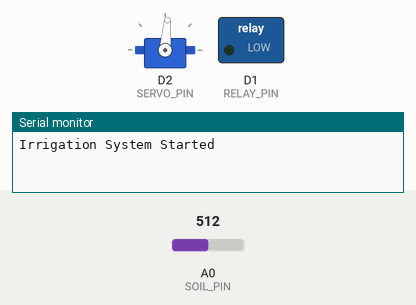
Recording of a sketch running on a simulated ESP8266 (NodeMCU). Shown: servo, switched loads named in the sketch (green lamp = pin HIGH), the last lines printed to the serial monitor. The inputs (shaded band) are chosen by the test bench; at power-on: A0 (SOIL_PIN) = 512. WiFi joins after 1.5 s; servers stay silent unless stated.

Above: at 3.0 s.
3.1 s: A0 (SOIL_PIN) set to 485
At 3.95 s:
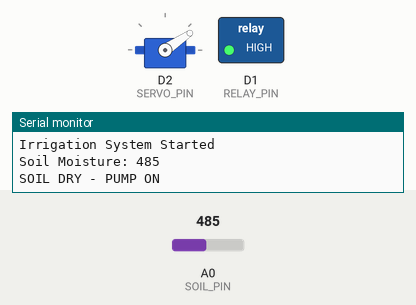
At 6.36 s:
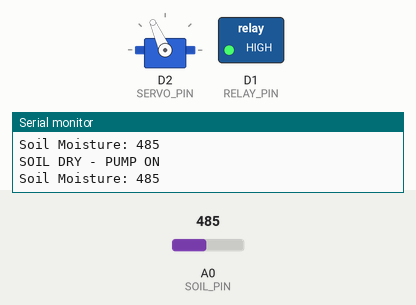
6.6 s: A0 (SOIL_PIN) set to 589
12.5 s: A0 (SOIL_PIN) set to 609
At 14.4 s:
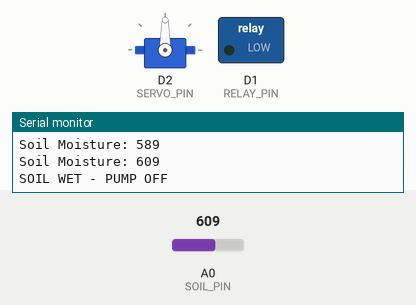
Timing chart, 0 to 15.9 s (numbered marks = the images above; inputs shaded):
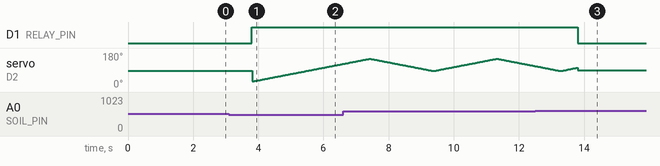

Measured:
- the behaviour switches between 500 and 499 on A0 (SOIL_PIN) (found by bisection; images 0 and 1)
- the behaviour switches between 600 and 601 on A0 (SOIL_PIN) (found by bisection; images 2 and 3)
- after the input at 3.1 s, D1 (RELAY_PIN): LOW → HIGH after 0.70 s
- after the input at 12.5 s, D1 (RELAY_PIN): HIGH → LOW after 1.3 s

The sketch:

irigation_system_IoT.ino
```cpp
#define BLYNK_TEMPLATE_ID "TMPL2oNxElFgv"
#define BLYNK_TEMPLATE_NAME "Smart Irrigation"
#define BLYNK_AUTH_TOKEN "aVkZqkf1sYOKzmlANr7ZzTkp0PWOruj3"

#include <ESP8266WiFi.h>
#include <BlynkSimpleEsp8266.h>
#include <Servo.h>

// Wi-Fi
char ssid[] = "Redmi Pad 2 4G";
char pass[] = "7017790779";

// Pins
#define SOIL_PIN A0
#define RELAY_PIN D1
#define SERVO_PIN D2

// Servo
Servo sprinklerServo;

// Blynk timer
BlynkTimer timer;

// Moisture thresholds
int DRY_THRESHOLD = 500;
int WET_THRESHOLD = 600;

// Current system state
bool watering = false;

// Servo position
int servoAngle = 30;
int servoDirection = 1;

int moisture = analogRead(SOIL_PIN);

// --------------------------------------------------
// Read soil moisture and control irrigation
// --------------------------------------------------

void checkSoil() {

  int moisture = analogRead(SOIL_PIN);

  Serial.print("Soil Moisture: ");
  Serial.println(moisture);

  // Send moisture value to Blynk
  Blynk.virtualWrite(V0, moisture);

//
//  // -----------------------------------------------
//  // SOIL IS DRY
//  // -----------------------------------------------
//
//


  if (moisture < DRY_THRESHOLD && !watering) {

    watering = true;

//    // Turn pump ON
    digitalWrite(RELAY_PIN, HIGH);
//    delay(1000);
//    digitalWrite(RELAY_PIN, LOW);
//    delay(1000);
//    digitalWrite(RELAY_PIN, HIGH);
//    delay(1000);
//    digitalWrite(RELAY_PIN, LOW);
//    delay(1000);


    // Blynk status
    Blynk.virtualWrite(V1, "🔴 SOIL DRY");

    Blynk.virtualWrite(V2, 255);   // Red indicator

    // Send notification
    Blynk.logEvent(
      "soil_dry",
      "Soil moisture is low. Irrigation has started."
    );

    Serial.println("SOIL DRY - PUMP ON");
  }


  // -----------------------------------------------
  // SOIL IS WET
  // -----------------------------------------------

  if (moisture > WET_THRESHOLD && watering) {

    watering = false;

    // Turn pump OFF
    digitalWrite(RELAY_PIN, LOW);

    // Stop servo at center
    sprinklerServo.write(90);

    // Blynk status
    Blynk.virtualWrite(V1, "🟢 SOIL WET");

    Blynk.virtualWrite(V2, 0);

    // Send notification
    Blynk.logEvent(
      "soil_wet",
      "Soil moisture is sufficient. Irrigation has stopped."
    );

    Serial.println("SOIL WET - PUMP OFF");
  }
}


// --------------------------------------------------
// Move sprinkler servo
// --------------------------------------------------

void moveSprinkler() {

  if (watering) {

    sprinklerServo.write(servoAngle);

    servoAngle += servoDirection;

    if (servoAngle >= 150) {
      servoDirection = -1;
    }

    if (servoAngle <= 85) {
      servoDirection = 1;
    }
  }
}


// --------------------------------------------------
// Setup
// --------------------------------------------------

void setup() {

  Serial.begin(115200);

  // Relay
  pinMode(RELAY_PIN, OUTPUT);

  // Pump OFF initially
  digitalWrite(RELAY_PIN, LOW);

  // Servo
  sprinklerServo.attach(SERVO_PIN);
  sprinklerServo.write(85);

  // Connect to Blynk
  Blynk.begin(BLYNK_AUTH_TOKEN, ssid, pass);

  // Check soil every 2 seconds
  timer.setInterval(2000L, checkSoil);

  // Move servo every 30 milliseconds
  timer.setInterval(30L, moveSprinkler);

  Serial.println("Irrigation System Started");
}


// --------------------------------------------------
// Main Loop
// --------------------------------------------------

void loop() {

  Blynk.run();

  timer.run();


}
```
